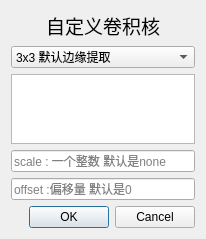
<?xml version="1.0" encoding="UTF-8"?>
<ui version="4.0">
 <class>CustomFilterDialog</class>
 <widget class="QDialog" name="CustomFilterDialog">
  <property name="geometry">
   <rect>
    <x>0</x>
    <y>0</y>
    <width>206</width>
    <height>239</height>
   </rect>
  </property>
  <property name="windowTitle">
   <string>自定义3x3卷积核</string>
  </property>
  <layout class="QVBoxLayout" name="verticalLayout">
   <item>
    <widget class="QLabel" name="label">
     <property name="sizePolicy">
      <sizepolicy hsizetype="Preferred" vsizetype="Fixed">
       <horstretch>0</horstretch>
       <verstretch>0</verstretch>
      </sizepolicy>
     </property>
     <property name="font">
      <font>
       <family>Arial</family>
       <pointsize>14</pointsize>
      </font>
     </property>
     <property name="text">
      <string>自定义卷积核</string>
     </property>
     <property name="alignment">
      <set>Qt::AlignCenter</set>
     </property>
    </widget>
   </item>
   <item>
    <widget class="QComboBox" name="comboBox">
     <item>
      <property name="text">
       <string>3x3 默认边缘提取</string>
      </property>
     </item>
     <item>
      <property name="text">
       <string>5x5 默认高斯BLUR</string>
      </property>
     </item>
    </widget>
   </item>
   <item>
    <widget class="QPlainTextEdit" name="plainTextEdit">
     <property name="font">
      <font>
       <family>Arial</family>
       <pointsize>12</pointsize>
      </font>
     </property>
     <property name="lineWrapMode">
      <enum>QPlainTextEdit::WidgetWidth</enum>
     </property>
     <property name="plainText">
      <string/>
     </property>
    </widget>
   </item>
   <item>
    <widget class="QLineEdit" name="scaleEdit">
     <property name="placeholderText">
      <string>scale : 一个整数 默认是none</string>
     </property>
    </widget>
   </item>
   <item>
    <widget class="QLineEdit" name="offsetEdit">
     <property name="placeholderText">
      <string>offset :偏移量 默认是0</string>
     </property>
    </widget>
   </item>
   <item>
    <widget class="QDialogButtonBox" name="buttonBox">
     <property name="orientation">
      <enum>Qt::Horizontal</enum>
     </property>
     <property name="standardButtons">
      <set>QDialogButtonBox::Cancel|QDialogButtonBox::Ok</set>
     </property>
    </widget>
   </item>
  </layout>
 </widget>
 <resources/>
 <connections>
  <connection>
   <sender>buttonBox</sender>
   <signal>accepted()</signal>
   <receiver>CustomFilterDialog</receiver>
   <slot>accept()</slot>
   <hints>
    <hint type="sourcelabel">
     <x>248</x>
     <y>254</y>
    </hint>
    <hint type="destinationlabel">
     <x>157</x>
     <y>274</y>
    </hint>
   </hints>
  </connection>
  <connection>
   <sender>buttonBox</sender>
   <signal>rejected()</signal>
   <receiver>CustomFilterDialog</receiver>
   <slot>reject()</slot>
   <hints>
    <hint type="sourcelabel">
     <x>316</x>
     <y>260</y>
    </hint>
    <hint type="destinationlabel">
     <x>286</x>
     <y>274</y>
    </hint>
   </hints>
  </connection>
 </connections>
</ui>
